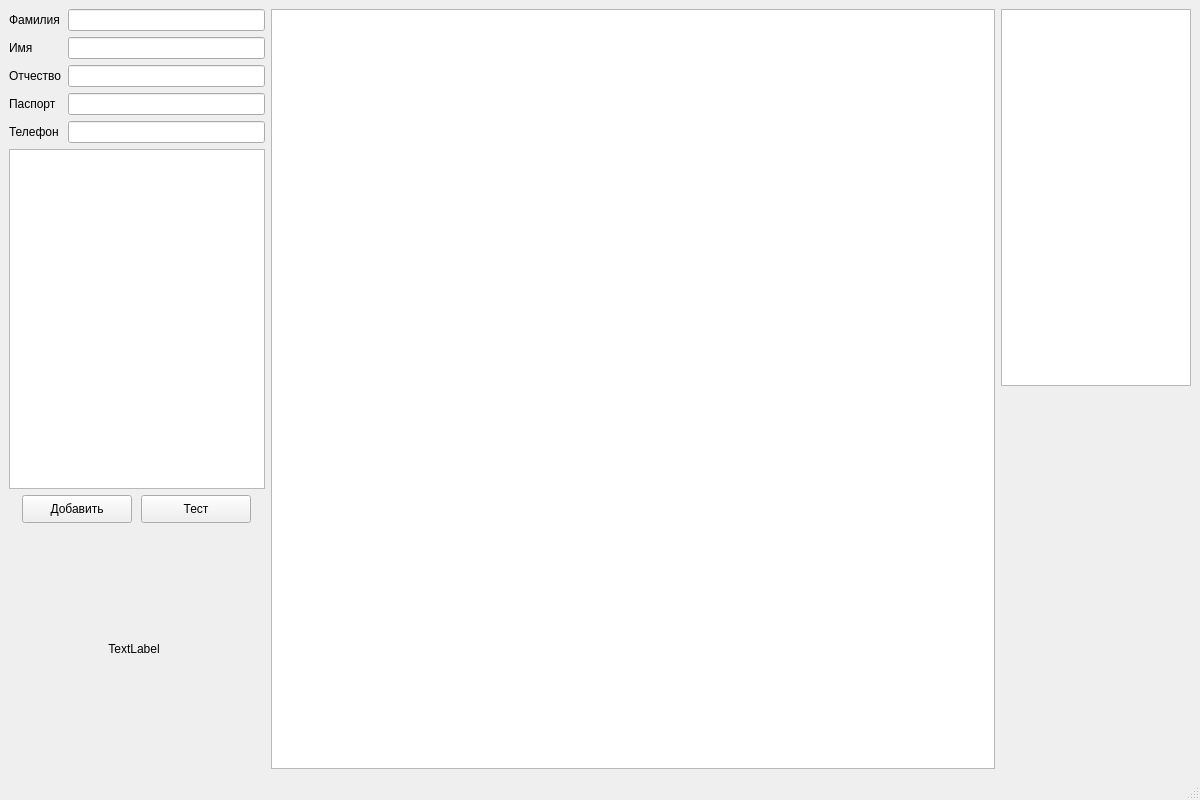
<?xml version="1.0" encoding="UTF-8"?>
<ui version="4.0">
 <class>MainWindow</class>
 <widget class="QMainWindow" name="MainWindow">
  <property name="geometry">
   <rect>
    <x>0</x>
    <y>0</y>
    <width>1200</width>
    <height>800</height>
   </rect>
  </property>
  <property name="sizePolicy">
   <sizepolicy hsizetype="Preferred" vsizetype="Preferred">
    <horstretch>0</horstretch>
    <verstretch>0</verstretch>
   </sizepolicy>
  </property>
  <property name="minimumSize">
   <size>
    <width>1200</width>
    <height>800</height>
   </size>
  </property>
  <property name="maximumSize">
   <size>
    <width>1200</width>
    <height>800</height>
   </size>
  </property>
  <property name="windowTitle">
   <string>MainWindow</string>
  </property>
  <widget class="QWidget" name="centralwidget">
   <layout class="QGridLayout" name="gridLayout_2">
    <item row="0" column="1" rowspan="2" colspan="2">
     <widget class="QTableWidget" name="tw_personList">
      <property name="sizePolicy">
       <sizepolicy hsizetype="Fixed" vsizetype="Fixed">
        <horstretch>30</horstretch>
        <verstretch>60</verstretch>
       </sizepolicy>
      </property>
      <property name="minimumSize">
       <size>
        <width>610</width>
        <height>0</height>
       </size>
      </property>
      <property name="maximumSize">
       <size>
        <width>800</width>
        <height>800</height>
       </size>
      </property>
      <property name="baseSize">
       <size>
        <width>500</width>
        <height>500</height>
       </size>
      </property>
      <property name="selectionBehavior">
       <enum>QAbstractItemView::SelectItems</enum>
      </property>
     </widget>
    </item>
    <item row="0" column="0" rowspan="2">
     <layout class="QVBoxLayout" name="verticalLayout_3">
      <item>
       <layout class="QVBoxLayout" name="verticalLayout">
        <item>
         <layout class="QGridLayout" name="gridLayout">
          <item row="0" column="0">
           <widget class="QLabel" name="l_surname">
            <property name="text">
             <string>Фамилия</string>
            </property>
           </widget>
          </item>
          <item row="0" column="1">
           <widget class="QLineEdit" name="le_surname">
            <property name="sizePolicy">
             <sizepolicy hsizetype="Minimum" vsizetype="Fixed">
              <horstretch>40</horstretch>
              <verstretch>0</verstretch>
             </sizepolicy>
            </property>
           </widget>
          </item>
          <item row="1" column="0">
           <widget class="QLabel" name="l_name">
            <property name="text">
             <string>Имя</string>
            </property>
           </widget>
          </item>
          <item row="1" column="1">
           <widget class="QLineEdit" name="le_name">
            <property name="sizePolicy">
             <sizepolicy hsizetype="Minimum" vsizetype="Fixed">
              <horstretch>40</horstretch>
              <verstretch>0</verstretch>
             </sizepolicy>
            </property>
           </widget>
          </item>
          <item row="2" column="0">
           <widget class="QLabel" name="l_patronymic">
            <property name="text">
             <string>Отчество</string>
            </property>
           </widget>
          </item>
          <item row="2" column="1">
           <widget class="QLineEdit" name="le_patronymic">
            <property name="sizePolicy">
             <sizepolicy hsizetype="Minimum" vsizetype="Fixed">
              <horstretch>40</horstretch>
              <verstretch>0</verstretch>
             </sizepolicy>
            </property>
           </widget>
          </item>
          <item row="3" column="0">
           <widget class="QLabel" name="l_passport">
            <property name="text">
             <string>Паспорт</string>
            </property>
           </widget>
          </item>
          <item row="3" column="1">
           <widget class="QLineEdit" name="le_passport">
            <property name="sizePolicy">
             <sizepolicy hsizetype="Minimum" vsizetype="Fixed">
              <horstretch>40</horstretch>
              <verstretch>0</verstretch>
             </sizepolicy>
            </property>
           </widget>
          </item>
          <item row="4" column="0">
           <widget class="QLabel" name="l_phone">
            <property name="text">
             <string>Телефон</string>
            </property>
           </widget>
          </item>
          <item row="4" column="1">
           <widget class="QLineEdit" name="le_phone">
            <property name="sizePolicy">
             <sizepolicy hsizetype="Minimum" vsizetype="Fixed">
              <horstretch>40</horstretch>
              <verstretch>0</verstretch>
             </sizepolicy>
            </property>
            <property name="minimumSize">
             <size>
              <width>0</width>
              <height>0</height>
             </size>
            </property>
           </widget>
          </item>
         </layout>
        </item>
        <item>
         <widget class="QListWidget" name="lw_checkBanks">
          <property name="sizePolicy">
           <sizepolicy hsizetype="Minimum" vsizetype="Expanding">
            <horstretch>0</horstretch>
            <verstretch>0</verstretch>
           </sizepolicy>
          </property>
         </widget>
        </item>
        <item>
         <layout class="QHBoxLayout" name="horizontalLayout">
          <property name="leftMargin">
           <number>10</number>
          </property>
          <property name="rightMargin">
           <number>10</number>
          </property>
          <item>
           <widget class="QPushButton" name="pb_select">
            <property name="sizePolicy">
             <sizepolicy hsizetype="Fixed" vsizetype="Fixed">
              <horstretch>0</horstretch>
              <verstretch>0</verstretch>
             </sizepolicy>
            </property>
            <property name="minimumSize">
             <size>
              <width>110</width>
              <height>28</height>
             </size>
            </property>
            <property name="maximumSize">
             <size>
              <width>110</width>
              <height>28</height>
             </size>
            </property>
            <property name="layoutDirection">
             <enum>Qt::RightToLeft</enum>
            </property>
            <property name="text">
             <string>Добавить</string>
            </property>
           </widget>
          </item>
          <item>
           <widget class="QPushButton" name="pb_test">
            <property name="sizePolicy">
             <sizepolicy hsizetype="Fixed" vsizetype="Fixed">
              <horstretch>0</horstretch>
              <verstretch>0</verstretch>
             </sizepolicy>
            </property>
            <property name="minimumSize">
             <size>
              <width>110</width>
              <height>28</height>
             </size>
            </property>
            <property name="maximumSize">
             <size>
              <width>110</width>
              <height>28</height>
             </size>
            </property>
            <property name="layoutDirection">
             <enum>Qt::RightToLeft</enum>
            </property>
            <property name="text">
             <string>Тест</string>
            </property>
           </widget>
          </item>
         </layout>
        </item>
       </layout>
      </item>
      <item>
       <spacer name="verticalSpacer">
        <property name="orientation">
         <enum>Qt::Vertical</enum>
        </property>
        <property name="sizeType">
         <enum>QSizePolicy::Fixed</enum>
        </property>
        <property name="sizeHint" stdset="0">
         <size>
          <width>20</width>
          <height>20</height>
         </size>
        </property>
       </spacer>
      </item>
      <item>
       <widget class="QLabel" name="l_logo">
        <property name="sizePolicy">
         <sizepolicy hsizetype="Fixed" vsizetype="Fixed">
          <horstretch>0</horstretch>
          <verstretch>0</verstretch>
         </sizepolicy>
        </property>
        <property name="minimumSize">
         <size>
          <width>250</width>
          <height>200</height>
         </size>
        </property>
        <property name="maximumSize">
         <size>
          <width>16777215</width>
          <height>200</height>
         </size>
        </property>
        <property name="text">
         <string>TextLabel</string>
        </property>
        <property name="alignment">
         <set>Qt::AlignCenter</set>
        </property>
       </widget>
      </item>
      <item>
       <spacer name="verticalSpacer_2">
        <property name="orientation">
         <enum>Qt::Vertical</enum>
        </property>
        <property name="sizeType">
         <enum>QSizePolicy::Fixed</enum>
        </property>
        <property name="sizeHint" stdset="0">
         <size>
          <width>20</width>
          <height>20</height>
         </size>
        </property>
       </spacer>
      </item>
     </layout>
    </item>
    <item row="0" column="3">
     <widget class="QListWidget" name="lw_bankList">
      <property name="sizePolicy">
       <sizepolicy hsizetype="Fixed" vsizetype="Fixed">
        <horstretch>60</horstretch>
        <verstretch>40</verstretch>
       </sizepolicy>
      </property>
      <property name="minimumSize">
       <size>
        <width>190</width>
        <height>0</height>
       </size>
      </property>
      <property name="maximumSize">
       <size>
        <width>190</width>
        <height>400</height>
       </size>
      </property>
     </widget>
    </item>
   </layout>
  </widget>
  <widget class="QMenuBar" name="menubar">
   <property name="geometry">
    <rect>
     <x>0</x>
     <y>0</y>
     <width>1200</width>
     <height>22</height>
    </rect>
   </property>
  </widget>
  <widget class="QStatusBar" name="statusbar"/>
 </widget>
 <resources/>
 <connections/>
</ui>
